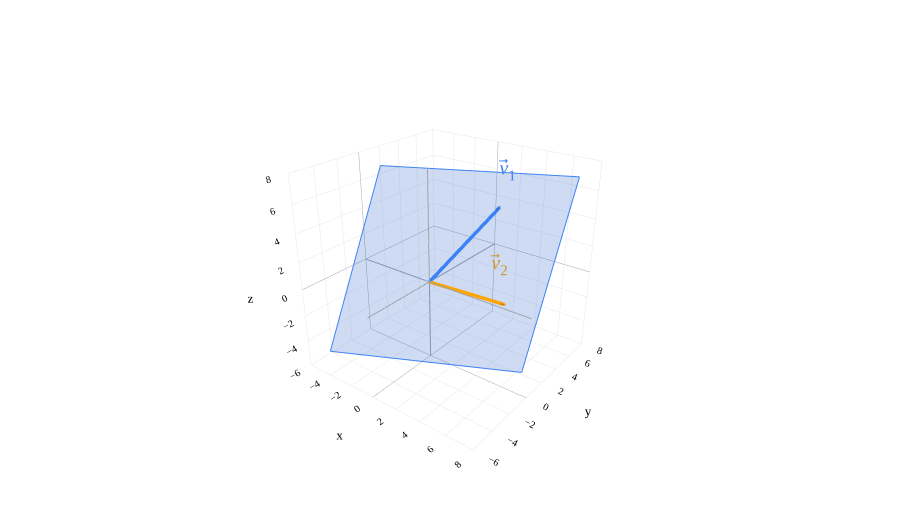

Notebook code cell kept with this figure:
### Markdown cell above
```{figure} #plot-25-recap
:label: fig-plot-25-recap
:class: course-caption
:alt: The blue plane contains the blue and orange spanning vectors.

The plane $P$ spanned by $\vec v_1=\begin{bmatrix}3\\4\\5\end{bmatrix}$ and $\vec v_2=\begin{bmatrix}5\\2\\-1\end{bmatrix}$.
```

### Code cell
fig=base3()
plane3(fig,(1,-2,1),BLUE,0.24)
vec3(fig,(3,4,5),'<i>v</i>⃗<sub>1</sub>',BLUE)
vec3(fig,(5,2,-1),'<i>v</i>⃗<sub>2</sub>',ORANGE,offset=(-0.8,0.2,0.4))
fig.show()

### Figure 1 — Plotly figure (JSON) as saved in the notebook; plotly's stock layout.template omitted (floating-point values rounded to 4 significant figures)
{"data": [{"hoverinfo": "skip", "line": {"color": "#9ca3af", "dash": "solid", "width": 2}, "mode": "lines", "showlegend": false, "type": "scatter3d", "x": [-6, 8], "y": [0, 0], "z": [0, 0]}, {"hoverinfo": "skip", "line": {"color": "#9ca3af", "dash": "solid", "width": 2}, "mode": "lines", "showlegend": false, "type": "scatter3d", "x": [0, 0], "y": [-6, 8], "z": [0, 0]}, {"hoverinfo": "skip", "line": {"color": "#9ca3af", "dash": "solid", "width": 2}, "mode": "lines", "showlegend": false, "type": "scatter3d", "x": [0, 0], "y": [0, 0], "z": [-6, 8]}, {"colorscale": [[0, "#3d81f6"], [1, "#3d81f6"]], "hoverinfo": "skip", "opacity": 0.24, "showscale": false, "type": "surface", "x": [[-5, 7], [-5, 7]], "y": [[-5, 1], [1, 7]], "z": [[-5, -5], [7, 7]]}, {"hoverinfo": "skip", "line": {"color": "#3d81f6", "dash": "solid", "width": 2}, "mode": "lines", "showlegend": false, "type": "scatter3d", "x": [-5, 7], "y": [-5, 1], "z": [-5, -5]}, {"hoverinfo": "skip", "line": {"color": "#3d81f6", "dash": "solid", "width": 2}, "mode": "lines", "showlegend": false, "type": "scatter3d", "x": [7, 7], "y": [1, 7], "z": [-5, 7]}, {"hoverinfo": "skip", "line": {"color": "#3d81f6", "dash": "solid", "width": 2}, "mode": "lines", "showlegend": false, "type": "scatter3d", "x": [7, -5], "y": [7, 1], "z": [7, 7]}, {"hoverinfo": "skip", "line": {"color": "#3d81f6", "dash": "solid", "width": 2}, "mode": "lines", "showlegend": false, "type": "scatter3d", "x": [-5, -5], "y": [1, -5], "z": [7, -5]}, {"hoverinfo": "skip", "line": {"color": "#3d81f6", "dash": "solid", "width": 7}, "mode": "lines", "showlegend": false, "type": "scatter3d", "x": [0, 2.936], "y": [0, 3.915], "z": [0, 4.894]}, {"anchor": "tip", "colorscale": [[0, "#3d81f6"], [1, "#3d81f6"]], "hoverinfo": "skip", "showscale": false, "sizemode": "absolute", "sizeref": 0.45, "type": "cone", "u": [0.4243], "v": [0.5657], "w": [0.7071], "x": [3], "y": [4], "z": [5]}, {"hoverinfo": "skip", "mode": "text", "text": ["<i>v</i>⃗<sub>1</sub>"], "textfont": {"color": "#3d81f6", "family": "Palatino", "size": 20}, "type": "scatter3d", "x": [3.25], "y": [4.25], "z": [5.35]}, {"hoverinfo": "skip", "line": {"color": "orange", "dash": "solid", "width": 7}, "mode": "lines", "showlegend": false, "type": "scatter3d", "x": [0, 4.863], "y": [0, 1.945], "z": [0, -0.9726]}, {"anchor": "tip", "colorscale": [[0, "orange"], [1, "orange"]], "hoverinfo": "skip", "showscale": false, "sizemode": "absolute", "sizeref": 0.45, "type": "cone", "u": [0.9129], "v": [0.3651], "w": [-0.1826], "x": [5], "y": [2], "z": [-1]}, {"hoverinfo": "skip", "mode": "text", "text": ["<i>v</i>⃗<sub>2</sub>"], "textfont": {"color": "orange", "family": "Palatino", "size": 20}, "type": "scatter3d", "x": [4.2], "y": [2.2], "z": [-0.6]}], "layout": {"autosize": true, "colorway": ["#3d81f6", "orange", "#d81a60"], "font": {"color": "black", "family": "Palatino", "size": 16}, "height": 520, "margin": {"b": 0, "l": 0, "r": 0, "t": 15}, "paper_bgcolor": "white", "plot_bgcolor": "white", "scene": {"aspectmode": "cube", "bgcolor": "white", "camera": {"eye": {"x": 1.6, "y": -2.1, "z": 1.3}}, "xaxis": {"backgroundcolor": "white", "dtick": 2, "gridcolor": "#e5e7eb", "range": [-6, 8], "showbackground": true, "showspikes": false, "tickfont": {"size": 11}, "title": {"font": {"size": 13}, "text": "x"}, "zerolinecolor": "#9ca3af"}, "yaxis": {"backgroundcolor": "white", "dtick": 2, "gridcolor": "#e5e7eb", "range": [-6, 8], "showbackground": true, "showspikes": false, "tickfont": {"size": 11}, "title": {"font": {"size": 13}, "text": "y"}, "zerolinecolor": "#9ca3af"}, "zaxis": {"backgroundcolor": "white", "dtick": 2, "gridcolor": "#e5e7eb", "range": [-6, 8], "showbackground": true, "showspikes": false, "tickfont": {"size": 11}, "title": {"font": {"size": 13}, "text": "z"}, "zerolinecolor": "#9ca3af"}}, "showlegend": false, "xaxis": {"gridcolor": "#e5e7eb", "zerolinecolor": "#9ca3af"}, "yaxis": {"gridcolor": "#e5e7eb", "zerolinecolor": "#9ca3af"}}}
